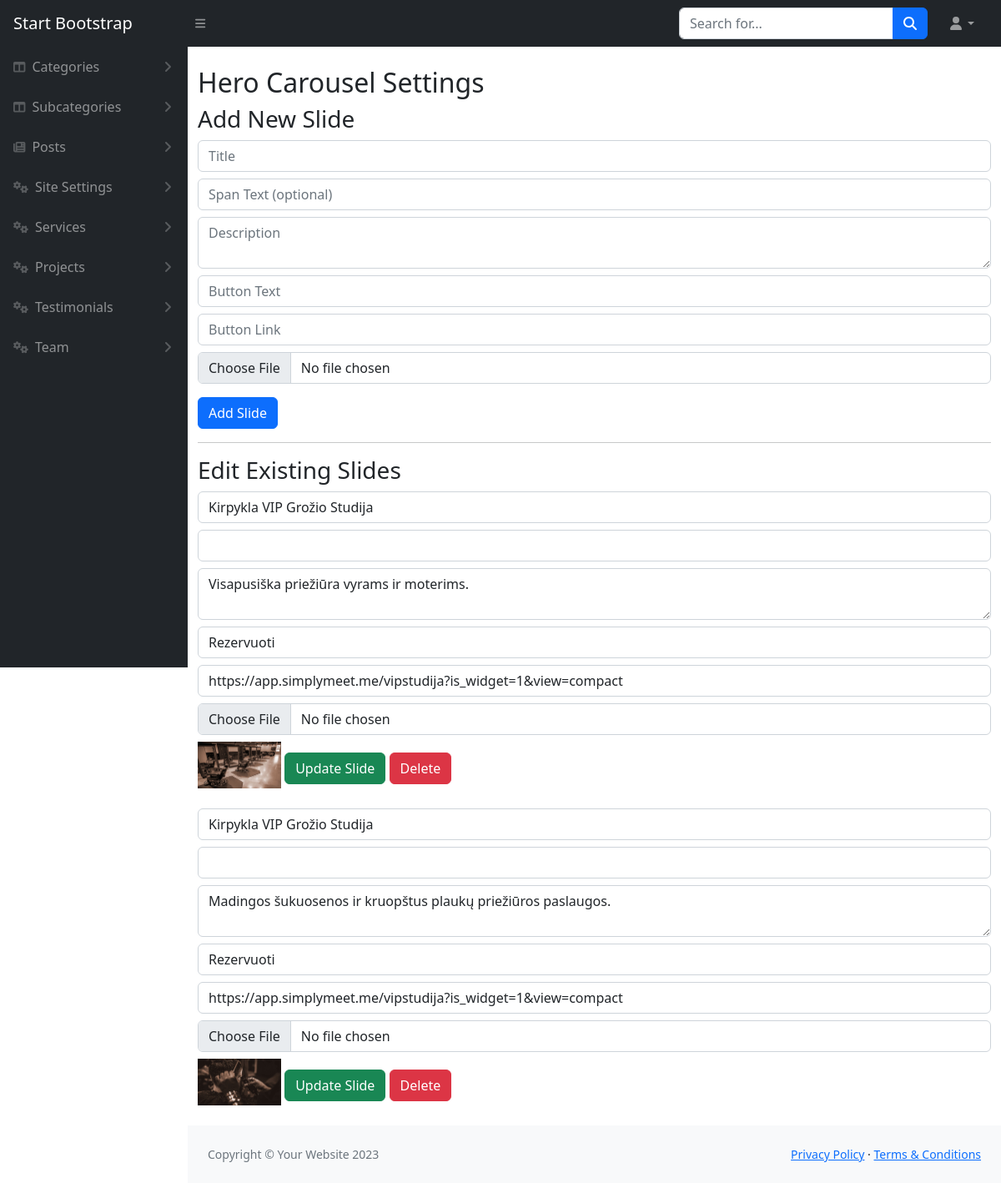
The page /admin/heroSettings.php (signed in) on the database its author committed.
### tables this page shows
CREATE TABLE `hero_carousel` (
  `id` int(11) NOT NULL,
  `title` varchar(255) NOT NULL,
  `span_text` varchar(255) DEFAULT NULL,
  `description` text NOT NULL,
  `button_text` varchar(100) NOT NULL,
  `button_link` varchar(255) NOT NULL,
  `image` varchar(255) NOT NULL,
  `created_at` timestamp NOT NULL DEFAULT current_timestamp()
);

### admin/heroSettings.php (the view, shortened to what this page needs)
<?php
include('../config/db.php');
$slides = mysqli_query($con, "SELECT * FROM hero_carousel ORDER BY id DESC");
include('includes/header.php');
?>
<div class="container mt-4">
    <h2>Hero Carousel Settings</h2>
    <form method="POST" enctype="multipart/form-data">
        <h3>Add New Slide</h3>
        <input type="text" name="title" class="form-control" placeholder="Title" required>
        <input type="text" name="span_text" class="form-control mt-2" placeholder="Span Text (optional)">
        <textarea name="description" class="form-control mt-2" placeholder="Description" required></textarea>
        <input type="text" name="button_text" class="form-control mt-2" placeholder="Button Text" required>
        <input type="text" name="button_link" class="form-control mt-2" placeholder="Button Link" required>
        <input type="file" name="image" class="form-control mt-2" required>
        <button type="submit" name="add_slide" class="btn btn-primary mt-3">Add Slide</button>
    </form>
    <hr>
    <h3>Edit Existing Slides</h3>
    <?php while ($slide = mysqli_fetch_assoc($slides)) { ?>
        <form method="POST" enctype="multipart/form-data" class="mb-4">
            <input type="text" name="title" class="form-control mt-2" value="<?= htmlspecialchars($slide['title']) ?>" required>
            <input type="text" name="span_text" class="form-control mt-2" value="<?= htmlspecialchars($slide['span_text']) ?>">
            <textarea name="description" class="form-control mt-2"><?= htmlspecialchars($slide['description']) ?></textarea>
            <input type="text" name="button_text" class="form-control mt-2" value="<?= htmlspecialchars($slide['button_text']) ?>" required>
            <input type="text" name="button_link" class="form-control mt-2" value="<?= htmlspecialchars($slide['button_link']) ?>" required>
            <input type="file" name="image" class="form-control mt-2">
            <img src="../uploads/<?= $slide['image'] ?>" width="100" class="mt-2">
            <button type="submit" name="edit_slide" class="btn btn-success mt-3">Update Slide</button>
            <button type="submit" name="delete_slide" class="btn btn-danger mt-3">Delete</button>
        </form>
    <?php } ?>
</div>
<?php include('includes/footer.php'); ?>

### rows shown on the page
hero_carousel: title "Kirpykla VIP Grožio Studija", description "Visapusiška priežiūra vyrams ir moterims.", button_text "Rezervuoti", button_link "https://app.simplymeet.me/vipstudija?is_widget=1&view=compact", image (picture)
hero_carousel: title "Kirpykla VIP Grožio Studija", description "Madingos šukuosenos ir kruopštus plaukų priežiūros paslaugos.", button_text "Rezervuoti", button_link "https://app.simplymeet.me/vipstudija?is_widget=1&view=compact", image (picture)
